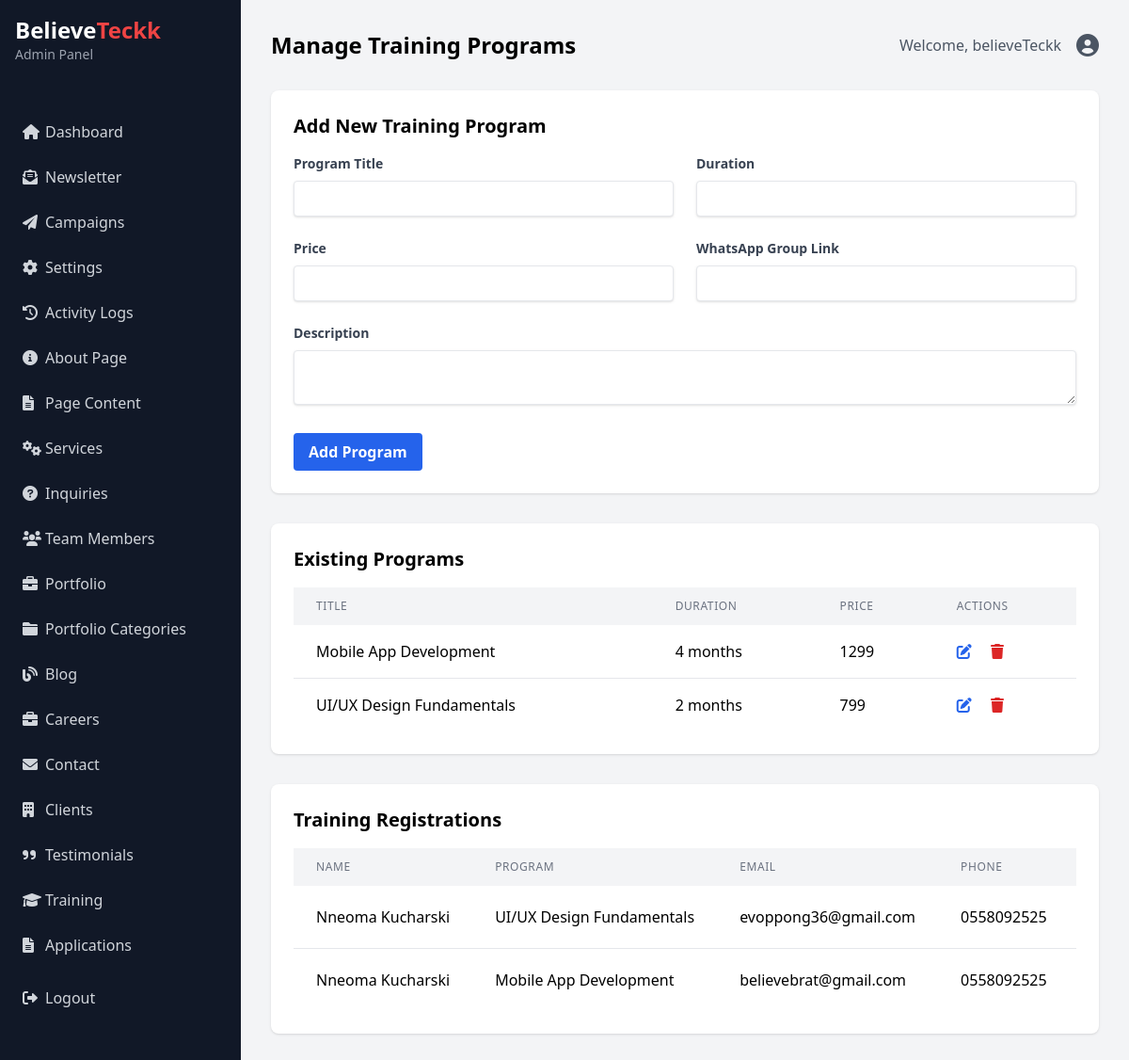
Screenshot of /admin/training.php (signed in) with the database file from the repository.
### tables this page shows
CREATE TABLE `training_programs` (
  `id` int(11) NOT NULL,
  `title` varchar(255) NOT NULL,
  `description` text NOT NULL,
  `duration` varchar(100) NOT NULL,
  `price` varchar(100) NOT NULL,
  `whatsapp_group` varchar(255) NOT NULL,
  `created_at` timestamp NOT NULL DEFAULT current_timestamp(),
  `updated_at` timestamp NOT NULL DEFAULT current_timestamp() ON UPDATE current_timestamp()
);

CREATE TABLE `training_registrations` (
  `id` int(11) NOT NULL,
  `program_id` int(11) NOT NULL,
  `name` varchar(255) NOT NULL,
  `email` varchar(255) NOT NULL,
  `phone` varchar(50) NOT NULL,
  `message` text DEFAULT NULL,
  `status` enum('pending','approved','rejected') DEFAULT 'pending',
  `created_at` timestamp NOT NULL DEFAULT current_timestamp(),
  `updated_at` timestamp NOT NULL DEFAULT current_timestamp() ON UPDATE current_timestamp()
);

### classes/Admin.php (called while the page is built, shortened)
<?php
class Admin extends Model {
    protected $training_table = 'training_programs';
    protected $registration_table = 'training_registrations';
    protected $db;
    public function __construct($db) {
        $this->db = $db;
    }
    public function getTrainingPrograms() {
        try {
            $sql = "SELECT * FROM training_programs ORDER BY created_at DESC";
            $stmt = $this->db->prepare($sql);
            $stmt->execute();
            return $stmt->fetchAll(PDO::FETCH_ASSOC);
        } catch (PDOException $e) {
            error_log("Error getting training programs: " . $e->getMessage());
            throw new Exception("Failed to retrieve training programs");
        }
    }
    public function getTrainingRegistrations() {
        $sql = "SELECT r.*, p.title as program_title
                FROM {$this->registration_table} r
                LEFT JOIN {$this->training_table} p ON r.program_id = p.id
                ORDER BY r.created_at DESC";
        $stmt = $this->db->prepare($sql);
        $stmt->execute();
        return $stmt->fetchAll(PDO::FETCH_ASSOC);
    }
}

### admin/training.php (the view, shortened to what this page needs)
<?php
require_once('../config/config.php');
require_once('../classes/Admin.php');
$db = Database::getInstance();
$admin = new Admin($db);
$training_programs = $admin->getTrainingPrograms();
$registrations = $admin->getTrainingRegistrations();
?>
<!DOCTYPE html>
<html lang="en">
<head>
    <script src="https://cdn.tailwindcss.com"></script>
    <link rel="stylesheet" href="https://cdnjs.cloudflare.com/ajax/libs/font-awesome/6.0.0/css/all.min.css">
</head>
<body class="bg-gray-100">
    <?php include('../includes/admin_sidebar.php'); ?>
    <div class="ml-64 p-8">
        <div class="flex justify-between items-center mb-8">
            <h2 class="text-2xl font-bold">Manage Training Programs</h2>
            <div class="flex items-center">
                <span class="text-gray-600 mr-4">Welcome, <?php echo htmlspecialchars($_SESSION['admin_username']); ?></span>
                <a href="profile.php" class="text-gray-600 hover:text-gray-900">
                    <i class="fas fa-user-circle text-2xl"></i>
                </a>
            </div>
        </div>
        <div class="bg-white rounded-lg shadow p-6 mb-8">
            <h3 class="text-xl font-bold mb-4">Add New Training Program</h3>
            <form method="POST" action="">
                <div class="grid grid-cols-1 md:grid-cols-2 gap-6">
                    <div>
                        <label class="block text-gray-700 text-sm font-bold mb-2" for="title">
                            Program Title
                        </label>
                        <input type="text" id="title" name="title" required
                               class="shadow appearance-none border rounded w-full py-2 px-3 text-gray-700 leading-tight focus:outline-none focus:shadow-outline">
                    </div>
                    <div>
                        <label class="block text-gray-700 text-sm font-bold mb-2" for="duration">
                            Duration
                        </label>
                        <input type="text" id="duration" name="duration" required
                               class="shadow appearance-none border rounded w-full py-2 px-3 text-gray-700 leading-tight focus:outline-none focus:shadow-outline">
                    </div>
                    <div>
                        <label class="block text-gray-700 text-sm font-bold mb-2" for="price">
                            Price
                        </label>
                        <input type="text" id="price" name="price" required
                               class="shadow appearance-none border rounded w-full py-2 px-3 text-gray-700 leading-tight focus:outline-none focus:shadow-outline">
                    </div>
                    <div>
                        <label class="block text-gray-700 text-sm font-bold mb-2" for="whatsapp_group">
                            WhatsApp Group Link
                        </label>
                        <input type="url" id="whatsapp_group" name="whatsapp_group" required
                               class="shadow appearance-none border rounded w-full py-2 px-3 text-gray-700 leading-tight focus:outline-none focus:shadow-outline">
                    </div>
                </div>
                <div class="mt-6">
                    <label class="block text-gray-700 text-sm font-bold mb-2" for="description">
                        Description
                    </label>
                    <textarea id="description" name="description" required
                              class="shadow appearance-none border rounded w-full py-2 px-3 text-gray-700 leading-tight focus:outline-none focus:shadow-outline"></textarea>
                </div>
                <div class="mt-6">
                    <button type="submit"
                            class="bg-blue-600 hover:bg-blue-700 text-white font-bold py-2 px-4 rounded focus:outline-none focus:shadow-outline">
                        Add Program
                    </button>
                </div>
            </form>
        </div>
        <div class="bg-white rounded-lg shadow p-6 mb-8">
            <h3 class="text-xl font-bold mb-4">Existing Programs</h3>
            <div class="overflow-x-auto">
                <table class="min-w-full">
                    <thead>
                        <tr class="bg-gray-100">
                            <th class="px-6 py-3 text-left text-xs font-medium text-gray-500 uppercase tracking-wider">Title</th>
                            <th class="px-6 py-3 text-left text-xs font-medium text-gray-500 uppercase tracking-wider">Duration</th>
                            <th class="px-6 py-3 text-left text-xs font-medium text-gray-500 uppercase tracking-wider">Price</th>
                            <th class="px-6 py-3 text-left text-xs font-medium text-gray-500 uppercase tracking-wider">Actions</th>
                        </tr>
                    </thead>
                    <tbody class="bg-white divide-y divide-gray-200">
                        <?php foreach ($training_programs as $program): ?>
                            <tr>
                                <td class="px-6 py-4 whitespace-nowrap">
                                    <?php echo htmlspecialchars($program['title']); ?>
                                </td>
                                <td class="px-6 py-4 whitespace-nowrap">
                                    <?php echo htmlspecialchars($program['duration']); ?>
                                </td>
                                <td class="px-6 py-4 whitespace-nowrap">
                                    <?php echo htmlspecialchars($program['price']); ?>
                                </td>
                                <td class="px-6 py-4 whitespace-nowrap">
                                    <button onclick="editProgram(<?php echo htmlspecialchars(json_encode($program)); ?>)"
                                            class="text-blue-600 hover:text-blue-900 mr-4">
                                        <i class="fas fa-edit"></i>
                                    </button>
                                    <form method="POST" action="" class="inline">
                                        <button type="submit" class="text-red-600 hover:text-red-900"
                                                onclick="return confirm('Are you sure you want to delete this program?')">
                                            <i class="fas fa-trash"></i>
                                        </button>
                                    </form>
                                </td>
                            </tr>
                        <?php endforeach; ?>
                    </tbody>
                </table>
            </div>
        </div>
        <div class="bg-white rounded-lg shadow p-6">
            <h3 class="text-xl font-bold mb-4">Training Registrations</h3>
            <div class="overflow-x-auto">
                <table class="min-w-full">
                    <thead>
                        <tr class="bg-gray-100">
                            <th class="px-6 py-3 text-left text-xs font-medium text-gray-500 uppercase tracking-wider">Name</th>
                            <th class="px-6 py-3 text-left text-xs font-medium text-gray-500 uppercase tracking-wider">Program</th>
                            <th class="px-6 py-3 text-left text-xs font-medium text-gray-500 uppercase tracking-wider">Email</th>
                            <th class="px-6 py-3 text-left text-xs font-medium text-gray-500 uppercase tracking-wider">Phone</th>
                            <th class="px-6 py-3 text-left text-xs font-medium text-gray-500 uppercase tracking-wider">Status</th>
                        </tr>
                    </thead>
                    <tbody class="bg-white divide-y divide-gray-200">
                        <?php foreach ($registrations as $registration): ?>
                            <tr>
                                <td class="px-6 py-4 whitespace-nowrap">
                                    <?php echo htmlspecialchars($registration['name']); ?>
                                </td>
                                <td class="px-6 py-4 whitespace-nowrap">
                                    <?php echo htmlspecialchars($registration['program_title']); ?>
                                </td>
                                <td class="px-6 py-4 whitespace-nowrap">
                                    <?php echo htmlspecialchars($registration['email']); ?>
                                </td>
                                <td class="px-6 py-4 whitespace-nowrap">
                                    <?php echo htmlspecialchars($registration['phone']); ?>
                                </td>
                                <td class="px-6 py-4 whitespace-nowrap">
                                </td>
                            </tr>
                        <?php endforeach; ?>
                    </tbody>
                </table>
            </div>
        </div>
    </div>
</body>
</html>

### rows the page displays
training_programs: title "Mobile App Development", duration "4 months", price "1299"
training_programs: title "UI/UX Design Fundamentals", duration "2 months", price "799"
training_registrations: name "Nneoma Kucharski", training_programs.title "UI/UX Design Fundamentals", email "evoppong36@gmail.com", phone "0558092525"
training_registrations: name "Nneoma Kucharski", training_programs.title "Mobile App Development", email "believebrat@gmail.com", phone "0558092525"

### other values shown
$_SESSION['admin_username'] "believeTeckk"
